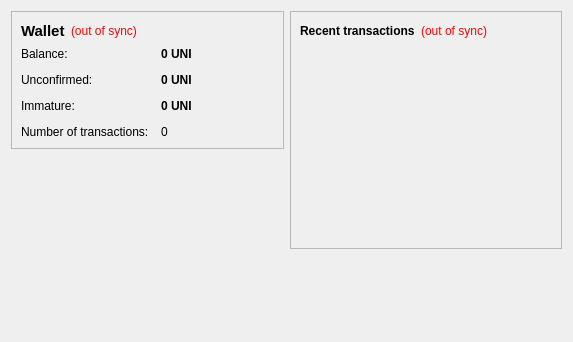
<?xml version="1.0" encoding="UTF-8"?>
<ui version="4.0">
 <class>OverviewPage</class>
 <widget class="QWidget" name="OverviewPage">
  <property name="geometry">
   <rect>
    <x>0</x>
    <y>0</y>
    <width>573</width>
    <height>342</height>
   </rect>
  </property>
  <property name="windowTitle">
   <string>Form</string>
  </property>
  <layout class="QHBoxLayout" name="horizontalLayout" stretch="1,1">
   <item>
    <layout class="QVBoxLayout" name="verticalLayout_2">
     <item>
      <widget class="QFrame" name="frame">
       <property name="frameShape">
        <enum>QFrame::StyledPanel</enum>
       </property>
       <property name="frameShadow">
        <enum>QFrame::Raised</enum>
       </property>
       <layout class="QVBoxLayout" name="verticalLayout_4">
        <item>
         <layout class="QHBoxLayout" name="horizontalLayout_4">
          <item>
           <widget class="QLabel" name="label_5">
            <property name="font">
             <font>
              <pointsize>11</pointsize>
              <weight>75</weight>
              <bold>true</bold>
             </font>
            </property>
            <property name="text">
             <string>Wallet</string>
            </property>
           </widget>
          </item>
          <item>
           <widget class="QLabel" name="labelWalletStatus">
            <property name="toolTip">
             <string>The displayed information may be out of date. Your wallet automatically synchronizes with the Goodbyecoin network after a connection is established, but this process has not completed yet.</string>
            </property>
            <property name="styleSheet">
             <string notr="true">QLabel { color: red; }</string>
            </property>
            <property name="text">
             <string notr="true">(out of sync)</string>
            </property>
            <property name="alignment">
             <set>Qt::AlignLeading|Qt::AlignLeft|Qt::AlignVCenter</set>
            </property>
           </widget>
          </item>
          <item>
           <spacer name="horizontalSpacer_2">
            <property name="orientation">
             <enum>Qt::Horizontal</enum>
            </property>
            <property name="sizeHint" stdset="0">
             <size>
              <width>40</width>
              <height>20</height>
             </size>
            </property>
           </spacer>
          </item>
         </layout>
        </item>
        <item>
         <layout class="QFormLayout" name="formLayout_2">
          <property name="fieldGrowthPolicy">
           <enum>QFormLayout::AllNonFixedFieldsGrow</enum>
          </property>
          <property name="horizontalSpacing">
           <number>12</number>
          </property>
          <property name="verticalSpacing">
           <number>12</number>
          </property>
          <item row="0" column="0">
           <widget class="QLabel" name="label">
            <property name="text">
             <string>Balance:</string>
            </property>
           </widget>
          </item>
          <item row="0" column="1">
           <widget class="QLabel" name="labelBalance">
            <property name="font">
             <font>
              <weight>75</weight>
              <bold>true</bold>
             </font>
            </property>
            <property name="cursor">
             <cursorShape>IBeamCursor</cursorShape>
            </property>
            <property name="toolTip">
             <string>Your current balance</string>
            </property>
            <property name="text">
             <string notr="true">0 UNI</string>
            </property>
            <property name="textInteractionFlags">
             <set>Qt::LinksAccessibleByMouse|Qt::TextSelectableByKeyboard|Qt::TextSelectableByMouse</set>
            </property>
           </widget>
          </item>
          <item row="1" column="0">
           <widget class="QLabel" name="label_3">
            <property name="text">
             <string>Unconfirmed:</string>
            </property>
           </widget>
          </item>
          <item row="1" column="1">
           <widget class="QLabel" name="labelUnconfirmed">
            <property name="font">
             <font>
              <weight>75</weight>
              <bold>true</bold>
             </font>
            </property>
            <property name="cursor">
             <cursorShape>IBeamCursor</cursorShape>
            </property>
            <property name="toolTip">
             <string>Total of transactions that have yet to be confirmed, and do not yet count toward the current balance</string>
            </property>
            <property name="text">
             <string notr="true">0 UNI</string>
            </property>
            <property name="textInteractionFlags">
             <set>Qt::LinksAccessibleByMouse|Qt::TextSelectableByKeyboard|Qt::TextSelectableByMouse</set>
            </property>
           </widget>
          </item>
          <item row="3" column="0">
           <widget class="QLabel" name="label_2">
            <property name="text">
             <string>Number of transactions:</string>
            </property>
           </widget>
          </item>
          <item row="3" column="1">
           <widget class="QLabel" name="labelNumTransactions">
            <property name="toolTip">
             <string>Total number of transactions in wallet</string>
            </property>
            <property name="text">
             <string notr="true">0</string>
            </property>
           </widget>
          </item>
          <item row="2" column="0">
           <widget class="QLabel" name="labelImmatureText">
            <property name="text">
             <string>Immature:</string>
            </property>
           </widget>
          </item>
          <item row="2" column="1">
           <widget class="QLabel" name="labelImmature">
            <property name="font">
             <font>
              <weight>75</weight>
              <bold>true</bold>
             </font>
            </property>
            <property name="toolTip">
             <string>Mined balance that has not yet matured</string>
            </property>
            <property name="text">
             <string notr="true">0 UNI</string>
            </property>
            <property name="textInteractionFlags">
             <set>Qt::LinksAccessibleByMouse|Qt::TextSelectableByKeyboard|Qt::TextSelectableByMouse</set>
            </property>
           </widget>
          </item>
         </layout>
        </item>
       </layout>
      </widget>
     </item>
     <item>
      <spacer name="verticalSpacer">
       <property name="orientation">
        <enum>Qt::Vertical</enum>
       </property>
       <property name="sizeHint" stdset="0">
        <size>
         <width>20</width>
         <height>40</height>
        </size>
       </property>
      </spacer>
     </item>
    </layout>
   </item>
   <item>
    <layout class="QVBoxLayout" name="verticalLayout_3">
     <item>
      <widget class="QFrame" name="frame_2">
       <property name="frameShape">
        <enum>QFrame::StyledPanel</enum>
       </property>
       <property name="frameShadow">
        <enum>QFrame::Raised</enum>
       </property>
       <layout class="QVBoxLayout" name="verticalLayout">
        <item>
         <layout class="QHBoxLayout" name="horizontalLayout_2">
          <item>
           <widget class="QLabel" name="label_4">
            <property name="text">
             <string>&lt;b&gt;Recent transactions&lt;/b&gt;</string>
            </property>
           </widget>
          </item>
          <item>
           <widget class="QLabel" name="labelTransactionsStatus">
            <property name="toolTip">
             <string>The displayed information may be out of date. Your wallet automatically synchronizes with the Goodbyecoin network after a connection is established, but this process has not completed yet.</string>
            </property>
            <property name="styleSheet">
             <string notr="true">QLabel { color: red; }</string>
            </property>
            <property name="text">
             <string notr="true">(out of sync)</string>
            </property>
            <property name="alignment">
             <set>Qt::AlignRight|Qt::AlignTrailing|Qt::AlignVCenter</set>
            </property>
           </widget>
          </item>
          <item>
           <spacer name="horizontalSpacer">
            <property name="orientation">
             <enum>Qt::Horizontal</enum>
            </property>
            <property name="sizeHint" stdset="0">
             <size>
              <width>40</width>
              <height>20</height>
             </size>
            </property>
           </spacer>
          </item>
         </layout>
        </item>
        <item>
         <widget class="QListView" name="listTransactions">
          <property name="styleSheet">
           <string notr="true">QListView { background: transparent; }</string>
          </property>
          <property name="frameShape">
           <enum>QFrame::NoFrame</enum>
          </property>
          <property name="verticalScrollBarPolicy">
           <enum>Qt::ScrollBarAlwaysOff</enum>
          </property>
          <property name="horizontalScrollBarPolicy">
           <enum>Qt::ScrollBarAlwaysOff</enum>
          </property>
          <property name="selectionMode">
           <enum>QAbstractItemView::NoSelection</enum>
          </property>
         </widget>
        </item>
       </layout>
      </widget>
     </item>
     <item>
      <spacer name="verticalSpacer_2">
       <property name="orientation">
        <enum>Qt::Vertical</enum>
       </property>
       <property name="sizeHint" stdset="0">
        <size>
         <width>20</width>
         <height>40</height>
        </size>
       </property>
      </spacer>
     </item>
    </layout>
   </item>
  </layout>
 </widget>
 <resources/>
 <connections/>
</ui>
